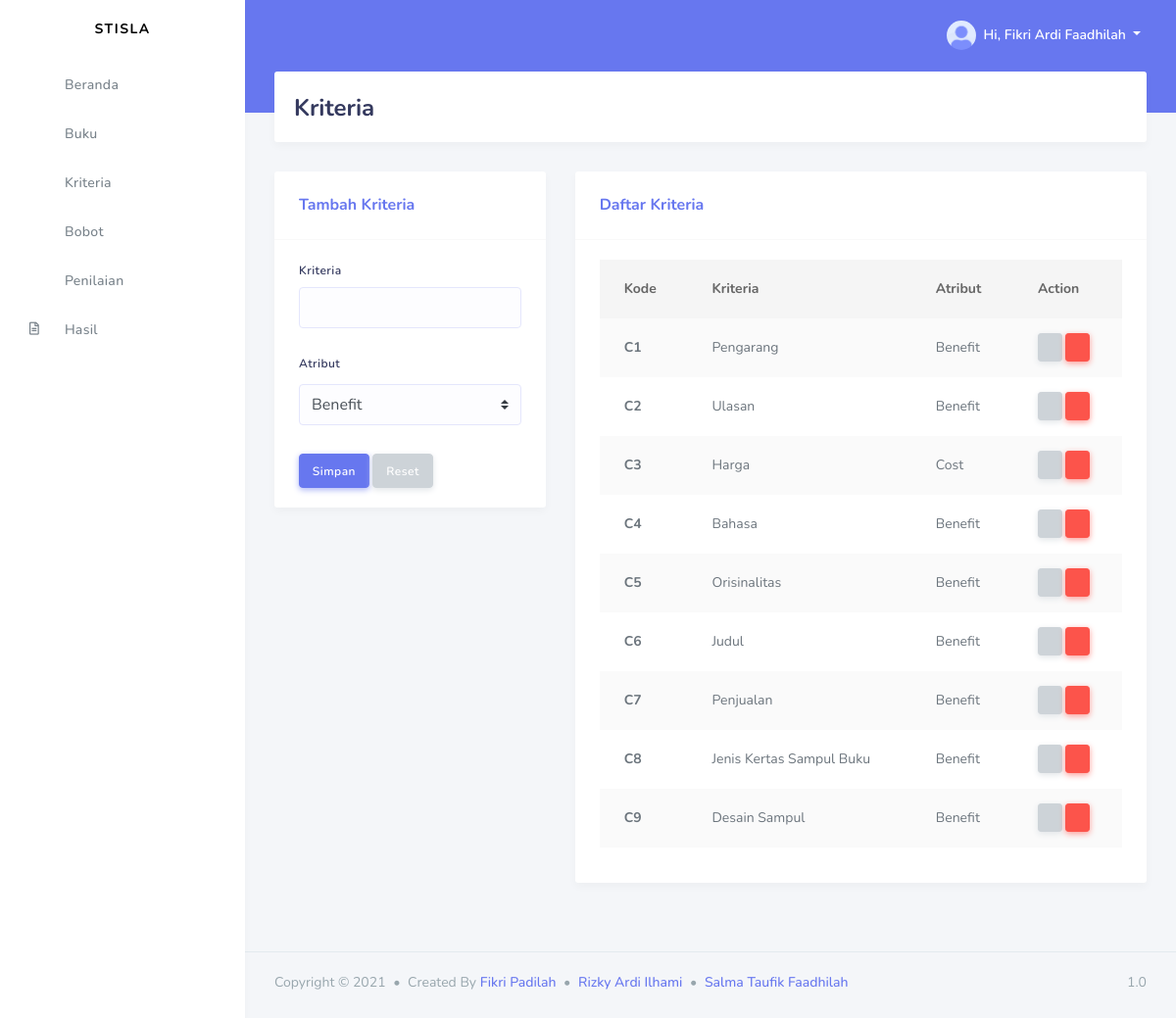
Screenshot of /?page=kriteria (signed in) with the database file from the repository.
### tables this page shows
CREATE TABLE `kriteria` (
  `id` int(11) NOT NULL,
  `nama` varchar(30) NOT NULL,
  `atribut` enum('Benefit','Cost') NOT NULL
);

### page/kriteria.php (the view, shortened to what this page needs)
<div class="section-header">
  <h1>Kriteria</h1>
</div>
<div class="section-body">
  <div class="row">
    <div class="col-lg-4 col-md-12 col-12 col-sm-12">
      <form method="post" action="./proses/tambah.php" class="needs-validation" id="form" novalidate="" enctype="multipart/form-data">
        <div class="card">
          <div class="card-header">
            <h4>Tambah Kriteria</h4>
          </div>
          <div class="card-body pb-0">
            <div class="form-group">
              <label>Kriteria</label>
              <input type="text" name="kriteria" id="kriteria" class="form-control" required>
            </div>
            <div class="form-group">
              <label>Atribut</label>
              <select class="custom-select my-1" name="atribut" id="atribut">
                <option value="Benefit">Benefit</option>
              </select>
            </div>
          </div>
          <div class="card-footer pt-0">
            <button class="btn btn-primary" id="buttonsimpan" type="submit">Simpan</button>
            <button class="btn btn-secondary" id="buttonreset" type="reset">Reset</button>
          </div>
        </div>
      </form>
    </div>
    <div class="col-lg-8 col-md-12 col-12 col-sm-12">
      <div class="card">
        <div class="card-header">
          <h4>Daftar Kriteria</h4>
        </div>
        <div class="card-body">
          <table class="table table-striped">
            <thead>
              <tr>
                <th scope="col">Kode</th>
                <th scope="col">Kriteria</th>
                <th scope="col">Atribut</th>
                <th scope="col">Action</th>
              </tr>
            </thead>
            <tbody>
              <?php
              $query = "SELECT * FROM kriteria";
              $execute = $konek->query($query);
              if ($execute->num_rows > 0) :
                $no = 1;
                while ($data = $execute->fetch_array(MYSQLI_ASSOC)) :
              ?>
                  <tr>
                    <th scope="row">C<?= $no; ?></th>
                    <td><?= $data['nama']; ?></td>
                    <td><?= $data['atribut']; ?></td>
                    <td>
                      <a href="./proses/tampil.php?table=kriteria&id=<?= $data['id']; ?>" class="btn btn-icon btn-sm btn-secondary btn-edit"><i class="fas fa-pencil-alt"></i></a>
                      <a href="./proses/hapus.php?table=kriteria&id=<?= $data['id']; ?>" class="btn btn-icon btn-sm btn-danger btn-hapus" data-name="<?= $data['nama'] ?>"><i class="fas fa-trash"></i></a>
                    </td>
                  </tr>
              <?php
                  $no++;
                endwhile;
              else :
                echo '<tr><td colspan="4">Daftar kriteria belum tersedia</td></tr>';
              endif;
              ?>
            </tbody>
          </table>
        </div>
      </div>
    </div>
  </div>
</div>

### asset/css/all.css (style rules this page uses)
.fa, .fas, .far, .fal, .fad, .fab { -moz-osx-font-smoothing: grayscale; -webkit-font-smoothing: antialiased; display: inline-block; font-style: normal; font-variant: normal; text-rendering: auto; line-height: 1; }
.fa-pencil-alt:before { content: "\f303"; }
.fa-trash:before { content: "\f1f8"; }

### rows the page displays
kriteria: nama "Pengarang", atribut "Benefit"
kriteria: nama "Ulasan", atribut "Benefit"
kriteria: nama "Harga", atribut "Cost"
kriteria: nama "Bahasa", atribut "Benefit"
kriteria: nama "Orisinalitas", atribut "Benefit"
kriteria: nama "Judul", atribut "Benefit"
kriteria: nama "Penjualan", atribut "Benefit"
kriteria: nama "Jenis Kertas Sampul Buku", atribut "Benefit"
kriteria: nama "Desain Sampul", atribut "Benefit"
